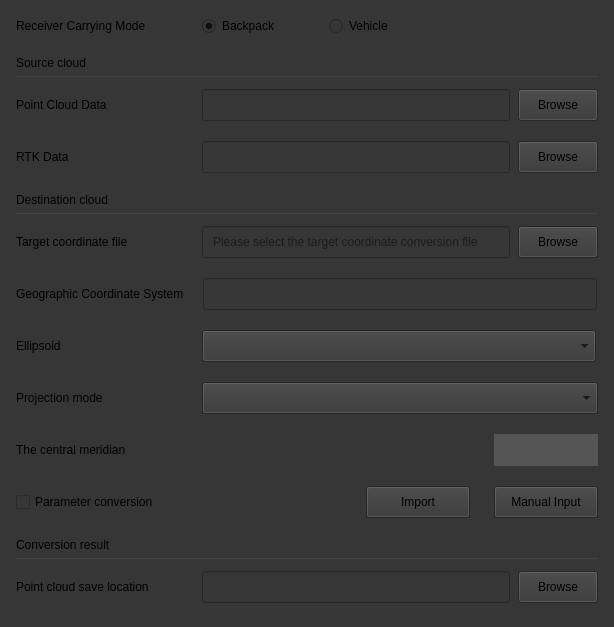
<?xml version="1.0" encoding="UTF-8"?>
<ui version="4.0">
 <class>DensityMeasurementui</class>
 <widget class="QWidget" name="DensityMeasurementui">
  <property name="geometry">
   <rect>
    <x>0</x>
    <y>0</y>
    <width>614</width>
    <height>627</height>
   </rect>
  </property>
  <property name="windowTitle">
   <string>Point list picking</string>
  </property>
  <property name="styleSheet">
   <string notr="true">background-color:#363636</string>
  </property>
  <layout class="QGridLayout" name="gridLayout">
   <property name="leftMargin">
    <number>16</number>
   </property>
   <property name="topMargin">
    <number>16</number>
   </property>
   <property name="rightMargin">
    <number>16</number>
   </property>
   <property name="bottomMargin">
    <number>24</number>
   </property>
   <property name="horizontalSpacing">
    <number>18</number>
   </property>
   <property name="verticalSpacing">
    <number>12</number>
   </property>
   <item row="0" column="0">
    <widget class="QLabel" name="m_pRtkLabel">
     <property name="text">
      <string>Receiver Carrying Mode</string>
     </property>
    </widget>
   </item>
   <item row="0" column="1">
    <layout class="QHBoxLayout" name="horizontalLayout">
     <property name="spacing">
      <number>48</number>
     </property>
     <property name="sizeConstraint">
      <enum>QLayout::SetFixedSize</enum>
     </property>
     <item>
      <widget class="QRadioButton" name="m_pbagRadio">
       <property name="text">
        <string>Backpack</string>
       </property>
       <property name="checked">
        <bool>true</bool>
       </property>
      </widget>
     </item>
     <item>
      <widget class="QRadioButton" name="m_pcarRadio">
       <property name="text">
        <string>Vehicle</string>
       </property>
      </widget>
     </item>
     <item>
      <spacer name="horizontalSpacer">
       <property name="orientation">
        <enum>Qt::Horizontal</enum>
       </property>
       <property name="sizeHint" stdset="0">
        <size>
         <width>40</width>
         <height>20</height>
        </size>
       </property>
      </spacer>
     </item>
    </layout>
   </item>
   <item row="1" column="0" colspan="2">
    <layout class="QVBoxLayout" name="verticalLayout_5">
     <property name="spacing">
      <number>4</number>
     </property>
     <property name="sizeConstraint">
      <enum>QLayout::SetFixedSize</enum>
     </property>
     <property name="topMargin">
      <number>5</number>
     </property>
     <item>
      <widget class="QLabel" name="m_pSrcCloudTitleLabel">
       <property name="sizePolicy">
        <sizepolicy hsizetype="Minimum" vsizetype="Preferred">
         <horstretch>0</horstretch>
         <verstretch>0</verstretch>
        </sizepolicy>
       </property>
       <property name="text">
        <string>Source cloud</string>
       </property>
      </widget>
     </item>
     <item>
      <widget class="QLabel" name="pConversionLine">
       <property name="sizePolicy">
        <sizepolicy hsizetype="Expanding" vsizetype="Fixed">
         <horstretch>0</horstretch>
         <verstretch>0</verstretch>
        </sizepolicy>
       </property>
       <property name="minimumSize">
        <size>
         <width>0</width>
         <height>1</height>
        </size>
       </property>
       <property name="maximumSize">
        <size>
         <width>16777215</width>
         <height>1</height>
        </size>
       </property>
       <property name="styleSheet">
        <string notr="true">border: 1px solid #444444;</string>
       </property>
       <property name="text">
        <string/>
       </property>
      </widget>
     </item>
    </layout>
   </item>
   <item row="2" column="0">
    <layout class="QVBoxLayout" name="verticalLayout_7">
     <property name="spacing">
      <number>20</number>
     </property>
     <property name="bottomMargin">
      <number>0</number>
     </property>
     <item>
      <widget class="QLabel" name="m_pLasLabel">
       <property name="text">
        <string>Point Cloud Data</string>
       </property>
      </widget>
     </item>
     <item>
      <widget class="QLabel" name="m_pInfodataLabel">
       <property name="text">
        <string>RTK Data</string>
       </property>
      </widget>
     </item>
    </layout>
   </item>
   <item row="2" column="1">
    <layout class="QVBoxLayout" name="verticalLayout_6">
     <property name="spacing">
      <number>20</number>
     </property>
     <item>
      <layout class="QHBoxLayout" name="horizontalLayout_6">
       <property name="spacing">
        <number>8</number>
       </property>
       <property name="sizeConstraint">
        <enum>QLayout::SetFixedSize</enum>
       </property>
       <property name="bottomMargin">
        <number>0</number>
       </property>
       <item>
        <widget class="QLineEdit" name="m_pLasLineEdit">
         <property name="sizePolicy">
          <sizepolicy hsizetype="Expanding" vsizetype="Fixed">
           <horstretch>0</horstretch>
           <verstretch>0</verstretch>
          </sizepolicy>
         </property>
         <property name="minimumSize">
          <size>
           <width>0</width>
           <height>32</height>
          </size>
         </property>
         <property name="maximumSize">
          <size>
           <width>16777215</width>
           <height>32</height>
          </size>
         </property>
        </widget>
       </item>
       <item>
        <widget class="QPushButton" name="m_pLasButton">
         <property name="sizePolicy">
          <sizepolicy hsizetype="Fixed" vsizetype="Fixed">
           <horstretch>0</horstretch>
           <verstretch>0</verstretch>
          </sizepolicy>
         </property>
         <property name="minimumSize">
          <size>
           <width>80</width>
           <height>32</height>
          </size>
         </property>
         <property name="maximumSize">
          <size>
           <width>80</width>
           <height>32</height>
          </size>
         </property>
         <property name="text">
          <string>Browse</string>
         </property>
        </widget>
       </item>
      </layout>
     </item>
     <item>
      <layout class="QHBoxLayout" name="horizontalLayout_7">
       <property name="spacing">
        <number>8</number>
       </property>
       <property name="sizeConstraint">
        <enum>QLayout::SetFixedSize</enum>
       </property>
       <item>
        <widget class="QLineEdit" name="m_pInfodataLineEdit">
         <property name="sizePolicy">
          <sizepolicy hsizetype="Expanding" vsizetype="Fixed">
           <horstretch>0</horstretch>
           <verstretch>0</verstretch>
          </sizepolicy>
         </property>
         <property name="minimumSize">
          <size>
           <width>0</width>
           <height>32</height>
          </size>
         </property>
         <property name="maximumSize">
          <size>
           <width>16777215</width>
           <height>32</height>
          </size>
         </property>
         <property name="toolTip">
          <string/>
         </property>
        </widget>
       </item>
       <item>
        <widget class="QPushButton" name="m_pinfodataButton">
         <property name="sizePolicy">
          <sizepolicy hsizetype="Fixed" vsizetype="Fixed">
           <horstretch>0</horstretch>
           <verstretch>0</verstretch>
          </sizepolicy>
         </property>
         <property name="minimumSize">
          <size>
           <width>80</width>
           <height>32</height>
          </size>
         </property>
         <property name="maximumSize">
          <size>
           <width>80</width>
           <height>32</height>
          </size>
         </property>
         <property name="text">
          <string>Browse</string>
         </property>
        </widget>
       </item>
      </layout>
     </item>
    </layout>
   </item>
   <item row="3" column="0" colspan="2">
    <layout class="QVBoxLayout" name="verticalLayout_3">
     <property name="spacing">
      <number>4</number>
     </property>
     <property name="sizeConstraint">
      <enum>QLayout::SetFixedSize</enum>
     </property>
     <property name="topMargin">
      <number>5</number>
     </property>
     <item>
      <widget class="QLabel" name="m_pDesCloudTitleLabel">
       <property name="text">
        <string>Destination cloud</string>
       </property>
      </widget>
     </item>
     <item>
      <widget class="QLabel" name="pDesLine">
       <property name="sizePolicy">
        <sizepolicy hsizetype="Expanding" vsizetype="Preferred">
         <horstretch>0</horstretch>
         <verstretch>0</verstretch>
        </sizepolicy>
       </property>
       <property name="minimumSize">
        <size>
         <width>0</width>
         <height>1</height>
        </size>
       </property>
       <property name="maximumSize">
        <size>
         <width>16777215</width>
         <height>1</height>
        </size>
       </property>
       <property name="styleSheet">
        <string notr="true">border: 1px solid #444444;</string>
       </property>
       <property name="text">
        <string/>
       </property>
      </widget>
     </item>
    </layout>
   </item>
   <item row="4" column="1">
    <widget class="QWidget" name="verticalWidget" native="true">
     <layout class="QVBoxLayout" name="verticalLayout_2">
      <property name="spacing">
       <number>20</number>
      </property>
      <property name="leftMargin">
       <number>0</number>
      </property>
      <property name="topMargin">
       <number>0</number>
      </property>
      <property name="rightMargin">
       <number>0</number>
      </property>
      <property name="bottomMargin">
       <number>0</number>
      </property>
      <item>
       <layout class="QHBoxLayout" name="horizontalLayout_2">
        <property name="spacing">
         <number>8</number>
        </property>
        <property name="bottomMargin">
         <number>0</number>
        </property>
        <item>
         <widget class="QLineEdit" name="lineEdit">
          <property name="minimumSize">
           <size>
            <width>0</width>
            <height>32</height>
           </size>
          </property>
          <property name="maximumSize">
           <size>
            <width>16777215</width>
            <height>32</height>
           </size>
          </property>
          <property name="toolTip">
           <string>Please select the target coordinate conversion file</string>
          </property>
          <property name="styleSheet">
           <string notr="true">padding-left:8px;</string>
          </property>
          <property name="placeholderText">
           <string>Please select the target coordinate conversion file</string>
          </property>
         </widget>
        </item>
        <item>
         <widget class="QPushButton" name="pushButton">
          <property name="minimumSize">
           <size>
            <width>80</width>
            <height>32</height>
           </size>
          </property>
          <property name="maximumSize">
           <size>
            <width>80</width>
            <height>32</height>
           </size>
          </property>
          <property name="text">
           <string>Browse</string>
          </property>
         </widget>
        </item>
       </layout>
      </item>
      <item>
       <layout class="QHBoxLayout" name="horizontalLayout_10">
        <property name="bottomMargin">
         <number>0</number>
        </property>
        <item>
         <widget class="QLineEdit" name="m_pCoordinatesLineEdit">
          <property name="sizePolicy">
           <sizepolicy hsizetype="Minimum" vsizetype="Fixed">
            <horstretch>0</horstretch>
            <verstretch>0</verstretch>
           </sizepolicy>
          </property>
          <property name="minimumSize">
           <size>
            <width>394</width>
            <height>32</height>
           </size>
          </property>
          <property name="maximumSize">
           <size>
            <width>394</width>
            <height>32</height>
           </size>
          </property>
         </widget>
        </item>
       </layout>
      </item>
      <item>
       <widget class="QWidget" name="verticalWidget_4" native="true">
        <layout class="QGridLayout" name="gridLayout_2">
         <property name="leftMargin">
          <number>0</number>
         </property>
         <property name="topMargin">
          <number>0</number>
         </property>
         <property name="rightMargin">
          <number>0</number>
         </property>
         <property name="bottomMargin">
          <number>0</number>
         </property>
         <property name="horizontalSpacing">
          <number>0</number>
         </property>
         <property name="verticalSpacing">
          <number>20</number>
         </property>
         <item row="0" column="0">
          <widget class="QComboBox" name="m_pEllipsoidCbox">
           <property name="sizePolicy">
            <sizepolicy hsizetype="Expanding" vsizetype="Fixed">
             <horstretch>0</horstretch>
             <verstretch>0</verstretch>
            </sizepolicy>
           </property>
           <property name="minimumSize">
            <size>
             <width>394</width>
             <height>32</height>
            </size>
           </property>
           <property name="maximumSize">
            <size>
             <width>394</width>
             <height>32</height>
            </size>
           </property>
           <property name="frame">
            <bool>true</bool>
           </property>
          </widget>
         </item>
         <item row="1" column="0">
          <widget class="QComboBox" name="m_pCbxProjType">
           <property name="minimumSize">
            <size>
             <width>0</width>
             <height>32</height>
            </size>
           </property>
           <property name="maximumSize">
            <size>
             <width>16777215</width>
             <height>32</height>
            </size>
           </property>
          </widget>
         </item>
         <item row="2" column="0">
          <layout class="QHBoxLayout" name="horizontalLayout_3">
           <property name="spacing">
            <number>0</number>
           </property>
           <property name="bottomMargin">
            <number>0</number>
           </property>
           <item>
            <spacer name="horizontalSpacer_2">
             <property name="orientation">
              <enum>Qt::Horizontal</enum>
             </property>
             <property name="sizeHint" stdset="0">
              <size>
               <width>40</width>
               <height>20</height>
              </size>
             </property>
            </spacer>
           </item>
           <item>
            <widget class="QToolButton" name="tbTransPara">
             <property name="sizePolicy">
              <sizepolicy hsizetype="Minimum" vsizetype="Fixed">
               <horstretch>0</horstretch>
               <verstretch>0</verstretch>
              </sizepolicy>
             </property>
             <property name="minimumSize">
              <size>
               <width>104</width>
               <height>32</height>
              </size>
             </property>
             <property name="maximumSize">
              <size>
               <width>16777215</width>
               <height>32</height>
              </size>
             </property>
             <property name="styleSheet">
              <string notr="true">QToolButton{background-color:#555555;color:#F2F2F2;border:0px solid #101010;}QToolButton:hover{background-color:#2B2B2B;color:#FFC804;}
QToolButton:disabled{background-color:#555555;color:#838383;}</string>
             </property>
             <property name="text">
              <string/>
             </property>
             <property name="checkable">
              <bool>true</bool>
             </property>
            </widget>
           </item>
          </layout>
         </item>
         <item row="3" column="0">
          <layout class="QHBoxLayout" name="horizontalLayout_11">
           <property name="spacing">
            <number>24</number>
           </property>
           <property name="bottomMargin">
            <number>0</number>
           </property>
           <item>
            <spacer name="horizontalSpacer_3">
             <property name="orientation">
              <enum>Qt::Horizontal</enum>
             </property>
             <property name="sizeHint" stdset="0">
              <size>
               <width>40</width>
               <height>20</height>
              </size>
             </property>
            </spacer>
           </item>
           <item>
            <widget class="MetahubToolButton" name="m_pImport">
             <property name="minimumSize">
              <size>
               <width>104</width>
               <height>32</height>
              </size>
             </property>
             <property name="maximumSize">
              <size>
               <width>16777215</width>
               <height>32</height>
              </size>
             </property>
             <property name="text">
              <string>Import</string>
             </property>
             <property name="checkable">
              <bool>true</bool>
             </property>
            </widget>
           </item>
           <item>
            <widget class="MetahubToolButton" name="m_pManualInput">
             <property name="minimumSize">
              <size>
               <width>104</width>
               <height>32</height>
              </size>
             </property>
             <property name="maximumSize">
              <size>
               <width>16777215</width>
               <height>32</height>
              </size>
             </property>
             <property name="text">
              <string>Manual Input</string>
             </property>
             <property name="checkable">
              <bool>true</bool>
             </property>
            </widget>
           </item>
          </layout>
         </item>
        </layout>
       </widget>
      </item>
     </layout>
    </widget>
   </item>
   <item row="5" column="0" colspan="2">
    <layout class="QVBoxLayout" name="verticalLayout">
     <property name="spacing">
      <number>4</number>
     </property>
     <property name="sizeConstraint">
      <enum>QLayout::SetFixedSize</enum>
     </property>
     <property name="topMargin">
      <number>5</number>
     </property>
     <item>
      <widget class="QLabel" name="m_pConversionResultLabel">
       <property name="text">
        <string>Conversion result</string>
       </property>
      </widget>
     </item>
     <item>
      <widget class="QLabel" name="label_2">
       <property name="maximumSize">
        <size>
         <width>16777215</width>
         <height>1</height>
        </size>
       </property>
       <property name="styleSheet">
        <string notr="true">border: 1px solid #444444;</string>
       </property>
       <property name="text">
        <string/>
       </property>
      </widget>
     </item>
    </layout>
   </item>
   <item row="6" column="0">
    <widget class="QLabel" name="m_pSavePathLabel">
     <property name="minimumSize">
      <size>
       <width>0</width>
       <height>32</height>
      </size>
     </property>
     <property name="maximumSize">
      <size>
       <width>16777215</width>
       <height>32</height>
      </size>
     </property>
     <property name="text">
      <string>Point cloud save location</string>
     </property>
    </widget>
   </item>
   <item row="6" column="1">
    <layout class="QHBoxLayout" name="horizontalLayout_9">
     <property name="spacing">
      <number>8</number>
     </property>
     <property name="sizeConstraint">
      <enum>QLayout::SetFixedSize</enum>
     </property>
     <item>
      <widget class="QLineEdit" name="m_pSavePathLineEdit">
       <property name="sizePolicy">
        <sizepolicy hsizetype="Fixed" vsizetype="Fixed">
         <horstretch>0</horstretch>
         <verstretch>0</verstretch>
        </sizepolicy>
       </property>
       <property name="minimumSize">
        <size>
         <width>0</width>
         <height>32</height>
        </size>
       </property>
       <property name="maximumSize">
        <size>
         <width>394</width>
         <height>32</height>
        </size>
       </property>
      </widget>
     </item>
     <item>
      <widget class="QPushButton" name="m_pSaveButton">
       <property name="minimumSize">
        <size>
         <width>80</width>
         <height>32</height>
        </size>
       </property>
       <property name="maximumSize">
        <size>
         <width>80</width>
         <height>32</height>
        </size>
       </property>
       <property name="text">
        <string>Browse</string>
       </property>
      </widget>
     </item>
    </layout>
   </item>
   <item row="4" column="0">
    <widget class="QFrame" name="verticalFrame_3">
     <layout class="QVBoxLayout" name="verticalLayout_9">
      <property name="spacing">
       <number>20</number>
      </property>
      <property name="leftMargin">
       <number>0</number>
      </property>
      <property name="topMargin">
       <number>0</number>
      </property>
      <property name="rightMargin">
       <number>0</number>
      </property>
      <property name="bottomMargin">
       <number>0</number>
      </property>
      <item>
       <widget class="QLabel" name="label">
        <property name="minimumSize">
         <size>
          <width>0</width>
          <height>32</height>
         </size>
        </property>
        <property name="maximumSize">
         <size>
          <width>16777215</width>
          <height>32</height>
         </size>
        </property>
        <property name="text">
         <string>Target coordinate file</string>
        </property>
        <property name="alignment">
         <set>Qt::AlignLeading|Qt::AlignLeft|Qt::AlignVCenter</set>
        </property>
       </widget>
      </item>
      <item>
       <widget class="QLabel" name="m_pCoordinatesLabel">
        <property name="minimumSize">
         <size>
          <width>0</width>
          <height>32</height>
         </size>
        </property>
        <property name="maximumSize">
         <size>
          <width>16777215</width>
          <height>32</height>
         </size>
        </property>
        <property name="text">
         <string>Geographic Coordinate System</string>
        </property>
       </widget>
      </item>
      <item>
       <widget class="QLabel" name="m_pMeridianLabel">
        <property name="minimumSize">
         <size>
          <width>0</width>
          <height>32</height>
         </size>
        </property>
        <property name="maximumSize">
         <size>
          <width>16777215</width>
          <height>32</height>
         </size>
        </property>
        <property name="text">
         <string>Ellipsoid</string>
        </property>
       </widget>
      </item>
      <item>
       <widget class="QLabel" name="m_ProjTypelabel">
        <property name="minimumSize">
         <size>
          <width>0</width>
          <height>32</height>
         </size>
        </property>
        <property name="maximumSize">
         <size>
          <width>16777215</width>
          <height>32</height>
         </size>
        </property>
        <property name="text">
         <string>Projection mode</string>
        </property>
       </widget>
      </item>
      <item>
       <widget class="QLabel" name="m_pEllipsoidLabel">
        <property name="minimumSize">
         <size>
          <width>0</width>
          <height>32</height>
         </size>
        </property>
        <property name="maximumSize">
         <size>
          <width>16777215</width>
          <height>32</height>
         </size>
        </property>
        <property name="text">
         <string>The central meridian</string>
        </property>
       </widget>
      </item>
      <item>
       <widget class="QCheckBox" name="m_pConversionCbox">
        <property name="sizePolicy">
         <sizepolicy hsizetype="Preferred" vsizetype="Preferred">
          <horstretch>0</horstretch>
          <verstretch>0</verstretch>
         </sizepolicy>
        </property>
        <property name="minimumSize">
         <size>
          <width>0</width>
          <height>32</height>
         </size>
        </property>
        <property name="maximumSize">
         <size>
          <width>16777215</width>
          <height>32</height>
         </size>
        </property>
        <property name="text">
         <string>Parameter conversion</string>
        </property>
       </widget>
      </item>
     </layout>
    </widget>
   </item>
  </layout>
 </widget>
 <customwidgets>
  <customwidget>
   <class>MetahubToolButton</class>
   <extends>QToolButton</extends>
   <header>metahubtoolbutton.h</header>
  </customwidget>
 </customwidgets>
 <resources>
  <include location="../icons.qrc"/>
 </resources>
 <connections/>
</ui>
